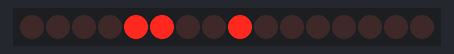
A program run on a simulated ATmega328P, built with avr-gcc and emulated at 16 MHz (the files do not name the chip). Parts: 16 port-expander outputs drawn as a row of LEDs (first output left, lit = HIGH). Wiring (inferred from the names in the program): MCP23017 port expander at I2C address 0x20. Wiring (inferred from the signals the program sends): row of LEDs: on Q0, Q1, Q2, Q3, Q4, Q5, Q6, Q7, Q8, Q9, Q10, Q11, Q12, Q13, Q14, Q15.

Above: at 0.2 s.
At 5.2 s:
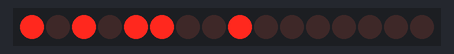
At 11.3 s:
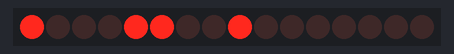
At 19.3 s:
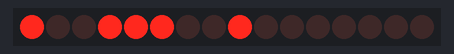
At 27.2 s:
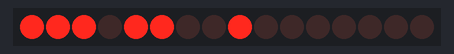
At 38.3 s:
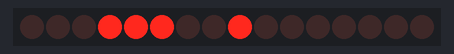
Timing chart, 0 to 40.0 s (numbered marks = the images above):
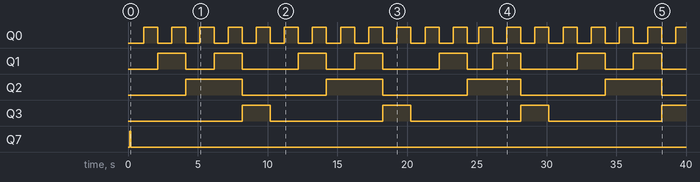

Measured:
- by itself, Q0: goes 11 × (HIGH 1.0 s, LOW 1.0 s), HIGH 1.0 s, LOW 0.81 s, 7 × (HIGH 1.0 s, LOW 1.0 s), then HIGH
- by itself, Q1: repeats every 10.1 s: LOW 2.0 s, HIGH 2.0 s, LOW 4.0 s, HIGH 2.0 s
- by itself, Q2: alternates HIGH for 4.0 s and LOW for 6.1 s
- by itself, Q3: alternates HIGH for 2.0 s and LOW for 8.1 s
- by itself, Q7: LOW → HIGH at 0.13 s, → LOW 0.05 s later

The program:

main.cpp
```cpp
/*
 AVR (np. UNO)           MCP23017 (DIP28)                 LCD 16x2 (HD44780)
       +-------------+        +-------U--------+               +------------------+
       |             |        |                |               |                  |
       |         +5V +--------+ 9 (VDD)        |       GND ----+ 1  VSS           |
       |         GND +---+----+ 10 (VSS)       |       +5V ----+ 2  VDD           |
       |             |   |    |                |       |       | 3  V0 (Kontrast) |
       |             |   |    | [PORT B - Ster]|       |       |                  |
(SCL)  | A5 (PC5)    +---+----+ 12 (SCL)   GPB0+---------------+ 4  RS            |
(SDA)  | A4 (PC4)    +---+----+ 13 (SDA)   GPB1+---------------+ 6  E             |
       |             |   |    |                |       GND ----+ 5  RW            |
       |             |   |    |            GPB3+--[220R]-------+ 15 LED+ (Anoda)  |
       |             |   |    |                |       GND ----+ 16 LED- (Katoda) |
       |             |   +----+ 15 (A0) -> GND |               |                  |
       |             |   +----+ 16 (A1) -> GND |               | [PORT A - Dane]  |
       |             |   +----+ 17 (A2) -> GND |           +---+                  |
       |             |   |    |                |           |   |                  |
       |             |   +----+ 18 (RESET) +5V |       GPA0+---+ 7  D0            |
       +-------------+        |                |       GPA1+---+ 8  D1            |
                              |                |       GPA2+---+ 9  D2            |
 POTENCJOMETR 10k             |                |       GPA3+---+ 10 D3            |
  +5V ---+                    |                |       GPA4+---+ 11 D4            |
         |                    |                |       GPA5+---+ 12 D5            |
         <-------do V0 (Pin3) |                |       GPA6+---+ 13 D6            |
  GND ---+        LCD         |                |       GPA7+---+ 14 D7            |
                              +----------------+               +------------------+
*/

#include <avr/io.h>
#include <stdio.h>
#include <avr/interrupt.h>
#include <util/delay.h>

#define F_CPU 16000000UL //czestotliwość zegara 16 MHz

#define MCP_RESET PB1

//Definicje Rejestrów MCP23S17 (BANK=0)
#define MCP_IODIRA 0x00
#define MCP_IODIRB 0x01
#define MCP_GPIOA  0x12 //Można też użyć OLATA (0x14)
#define MCP_GPIOB  0x13 //Można też użyć OLATB (0x15)
#define MCP_OLATA  0x14
#define MCP_OLATB  0x15

#define MCP_OPCODE 0x40 // A0,A1,A2 = GND

//Piny sterujące na PORCIE B (MCP23017)
#define LCD_RS_BIT (1 << 0)
#define LCD_E_BIT  (1 << 1)
#define LCD_BL_BIT (1 << 3)

uint8_t portB_shadow = 0;//zmienna globalna dla stanu portu B układu MCP

volatile uint16_t seconds = 0;

void timer1_init(){
  TCCR1B |= (1<<WGM12)|(1<<CS12)|(1<<CS10);
  OCR1A = 15624;
  TIMSK1 |= (1<<OCIE1A);
  sei();
}

//Obsługa sprzętowa I2C (w AVR TWI)

void I2C_Init() {
    TWSR = 0x00;
    TWBR = 0x19; //Prędkość transmisji
    TWCR = (1 << TWEN);
}

void I2C_Start() {
    TWCR = (1 << TWSTA) | (1 << TWEN) | (1 << TWINT);
    while (!(TWCR & (1 << TWINT)));
}

void I2C_Stop() {
    TWCR = (1 << TWSTO) | (1 << TWEN) | (1 << TWINT);

    //ta poprawka naprawiła problem komunikacji z MCP, przy większych prędkosciach znak start nadpisywal STOP i uklad sie gubil
    while(TWCR & (1 << TWSTO));
    _delay_us(10);
}

void I2C_Write(uint8_t data) {
    TWDR = data;
    TWCR = (1 << TWEN) | (1 << TWINT);
    while (!(TWCR & (1 << TWINT)));
}

// --- Obsługa MCP23017 ---
void MCP_Write(uint8_t reg, uint8_t data) {
    I2C_Start();
    I2C_Write(MCP_OPCODE); //Wysłanie adresu urządzenia (z bitem zapisu)
    I2C_Write(reg);        //Wysłanie adresu rejestru
    I2C_Write(data);       //Wysłanie danych
    I2C_Stop();
}

void MCP_Init(void) {
    // 1. Obsługa sprzętowa pinu RESET
    DDRB |= (1 << MCP_RESET);   // Ustaw pin jako wyjście
    PORTB &= ~(1 << MCP_RESET); // TWARDE ZEROWANIE (Reset układu)
    _delay_ms(20);
    PORTB |= (1 << MCP_RESET);  // Wznowienie pracy (Stan wysoki)
    _delay_ms(50);              // Czekamy na stabilizację napięć

    // 2. Bezpośrednie (niesekwencyjne) ustawienie wszystkich pinów jako WYJŚCIA
    MCP_Write(MCP_IODIRA, 0x00); // Port A w całości jako wyjścia
    MCP_Write(MCP_IODIRB, 0x00); // Port B w całości jako wyjścia

    // 3. Stan niski na start
    MCP_Write(MCP_GPIOA, 0x00);
    MCP_Write(MCP_GPIOB, 0x00);
}

void LCD_ENABLE()
{
    // E High
    portB_shadow |= LCD_E_BIT;
    MCP_Write(MCP_GPIOB, portB_shadow);
    _delay_us(1);

    // E Low
    portB_shadow &= ~LCD_E_BIT;
    MCP_Write(MCP_GPIOB, portB_shadow);
    _delay_us(50);
}

void LCD_Send8Bit(uint8_t val, uint8_t is_cmd) {
    // 1. Ustawienie RS (Port B)
    if (is_cmd) portB_shadow &= ~LCD_RS_BIT; // RS = 0 (Command)
    else        portB_shadow |=  LCD_RS_BIT; // RS = 1 (Data)

    MCP_Write(MCP_GPIOB, portB_shadow); // Aktualizuj linie sterujące

    // 2. Wystawienie Danych (Port A)
    MCP_Write(MCP_GPIOA, val);

    // 3. Zatwierdzenie (Enable Pulse)
    LCD_ENABLE();
}

void LCD_SEND_COMMAND (uint8_t data_to_send)
{
  LCD_Send8Bit(data_to_send, 1);
}

void LCD_SEND_DATA (uint8_t data_to_send)
{
  LCD_Send8Bit(data_to_send, 0);
}

void LCD_INIT()
{
  _delay_ms(40);

  LCD_SEND_COMMAND(0b00110000);
  _delay_ms(3);
  LCD_SEND_COMMAND(0b00110000);
  LCD_SEND_COMMAND(0b00110000);//3x powtórzenie komendy inicjalizacyjnej

  LCD_SEND_COMMAND(0b00111000);//8-bitowy tryb, 2 linie, 5x8 pikseli
  LCD_SEND_COMMAND(0b00001100);// Wlacz wyswietlacz, wylacz kursor
  LCD_SEND_COMMAND(0b00000001);// Wyczysc wyswietlacz
  _delay_ms(2);
  LCD_SEND_COMMAND(0b00000110); // Przesuwanie kursora w prawo
}

void LCD_SET_CURSOR(uint8_t row, uint8_t column)
{
  uint8_t address;
  if (row == 0)
    address = 0x00 + column;
  else
    address = 0x40 + column;
  LCD_SEND_COMMAND(0b10000000 | address);
}

void LCD_PRINT_CHAR(char character)
{
  LCD_SEND_DATA(static_cast<uint8_t>(character));
}

void LCD_PRINT_STRING(const char* str)
{
  while (*str)
  {
    LCD_PRINT_CHAR(*str++);
  }
}

int main(void)
{
    I2C_Init();
    MCP_Init();
    LCD_INIT();
    timer1_init();

    LCD_SET_CURSOR(0, 0);
    LCD_PRINT_STRING("Hello, World!");

    char buffer[16];
      while (1) {
        LCD_SET_CURSOR(1,0);
        sprintf(buffer, "%u", seconds);
        LCD_PRINT_STRING(buffer);
        _delay_ms(200);
    }
    return 0;
}

ISR(TIMER1_COMPA_vect){
  seconds++;
}
```
